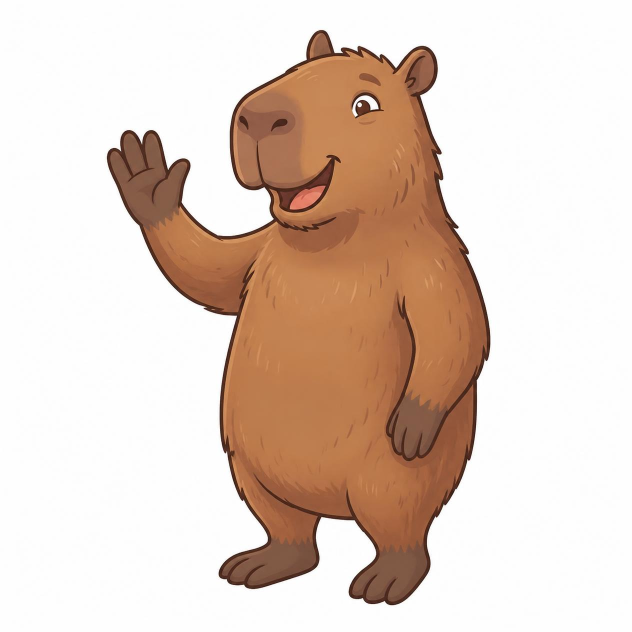
#> input picture assets/images/mascot/canva/saludando.jpg, 1264 x 1264 px, given in place of saludando.png, which was not available (shown at 1/2 size)
$ python tourist-sprites.py
#> lines starting #> are read from the running program, lines starting #| are printed output that depends on the picture; after the words box and inside, x2 and y2 are one past the last pixel; in counts of white or black regions, pixels touching at a corner belong together
# The "tourist" capybara: Pancho waving with no shirt (public/pancho/saludando.png, mirrored so he
# faces right) with the Argentinian capybara's head (public/pancho/ar-arm/ar-<shape>.png without its redrawn elbow, mirrored),
# cut off at the collar, so the seven approved mouths come with it. 2026-11-05, at the user's request.
# Writes public/pancho/tourist/l-<shape>.png and check.jpg.
from PIL import Image, ImageOps, ImageFilter, ImageDraw
P = 'public/pancho/'
S, TX, TY = 1.12, 45, 11  # mirrored ar -> mirrored saludando (eye and nostril line up)
body = ImageOps.mirror(Image.open(P + 'saludando.png').convert('RGBA'))
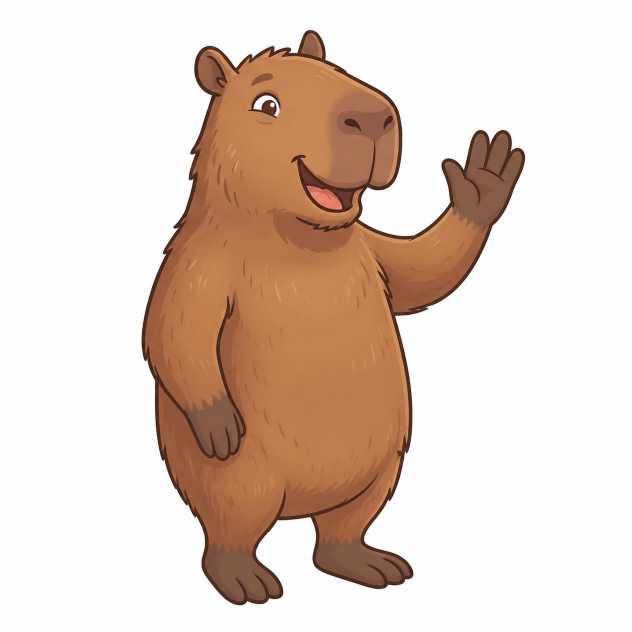
#> body: PIL image 1264x1264 RGBA (shown at 1/2 size); mean R, G, B, A 226.1, 207.8, 196.4, 255
# the head, in mirrored-ar pixels: everything above the shirt collar, left of his raised arm
poly = [(-50, -30), (480, -30), (480, 300), (355, 300), (300, 366), (60, 286), (-50, 286)]
mask = Image.new('L', body.size, 0)
#> mask: PIL image 1264x1264 L; every value is 0
ImageDraw.Draw(mask).polygon([(x * S + TX, y * S + TY) for x, y in poly], fill=255)
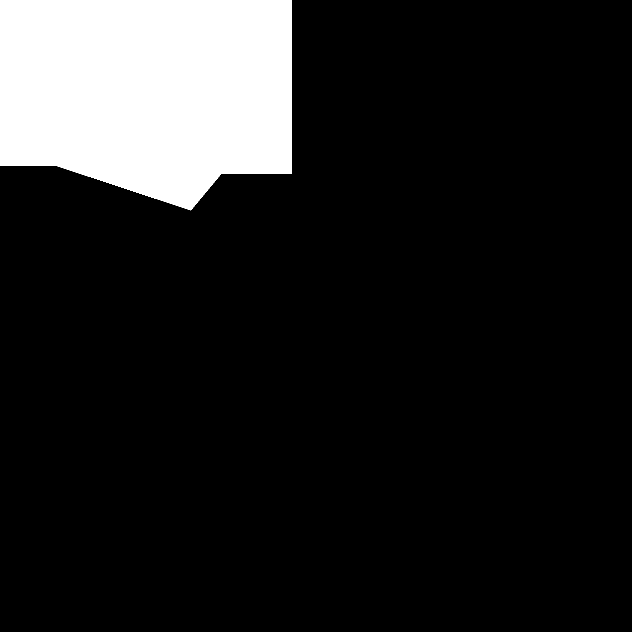
#> mask: PIL image 1264x1264 L (shown at 1/2 size); 13.2% white; 1 white region, box (x1, y1, x2, y2) and area: (0, 0, 583, 421) 210893
mask = mask.filter(ImageFilter.GaussianBlur(10))
SHAPES = ['closed', 'half', 'a', 'e', 'i', 'o', 'u']
out = {}
for sh in SHAPES:
#> (the run stopped early here; a loop or call above may not have finished)

$ run again, with assets/images/mascot/canva/choripan.jpg copied over assets/images/mascot/canva/saludando.jpg
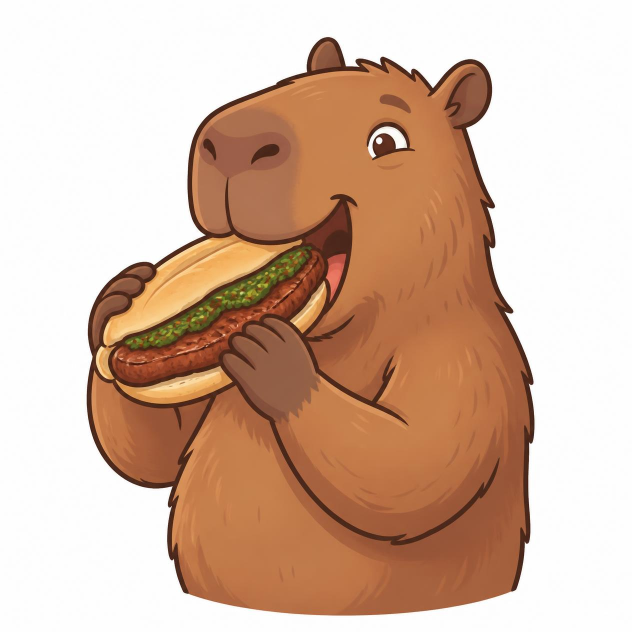
#> input picture assets/images/mascot/canva/choripan.jpg, 1264 x 1264 px, given in place of saludando.png, which was not available (shown at 1/2 size)
#> `body = ImageOps.mirror(Image.open(P + 'saludando.png').convert('RGBA'))`:
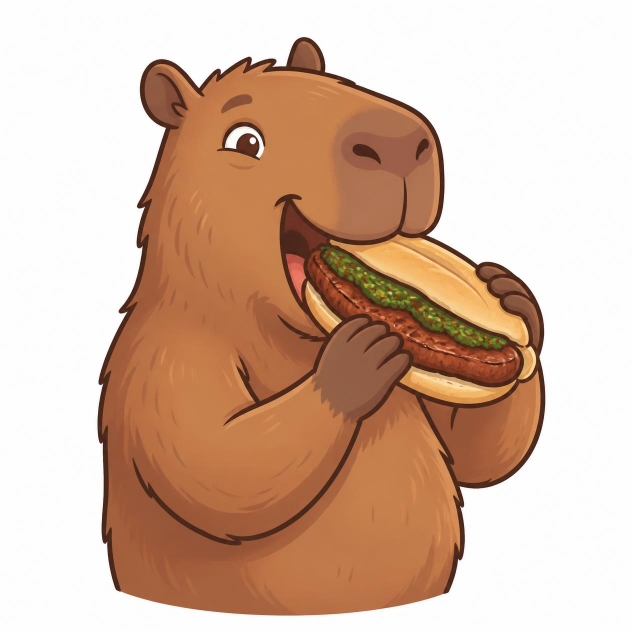
#> body: PIL image 1264x1264 RGBA (shown at 1/2 size); mean R, G, B, A 213.1, 182.4, 163, 255

$ run again, with assets/images/mascot/canva/dulce-de-leche.jpg copied over assets/images/mascot/canva/saludando.jpg
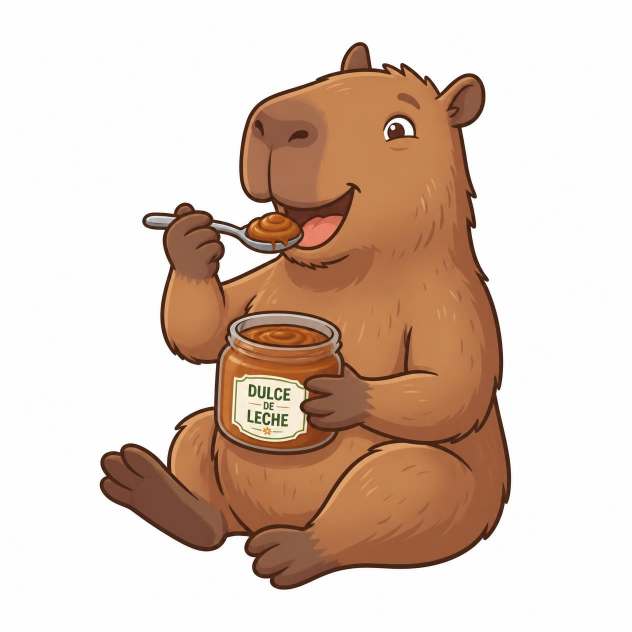
#> input picture assets/images/mascot/canva/dulce-de-leche.jpg, 1264 x 1264 px, given in place of saludando.png, which was not available (shown at 1/2 size)
#> `body = ImageOps.mirror(Image.open(P + 'saludando.png').convert('RGBA'))`:
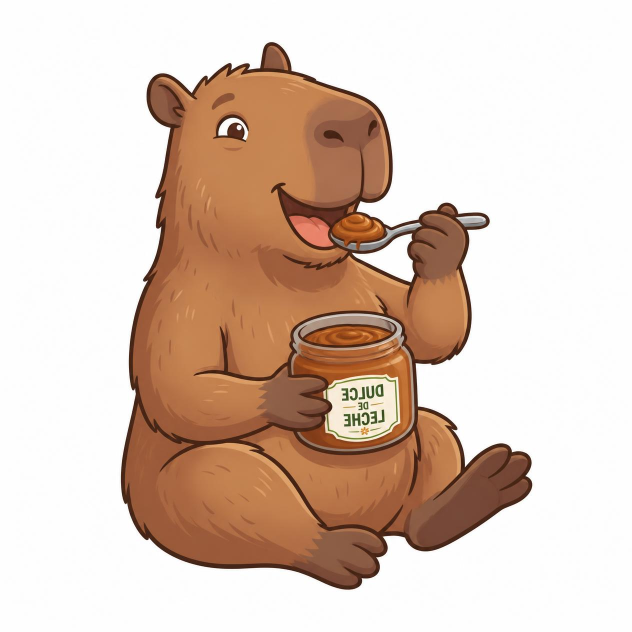
#> body: PIL image 1264x1264 RGBA (shown at 1/2 size); mean R, G, B, A 220.4, 199.4, 186, 255
